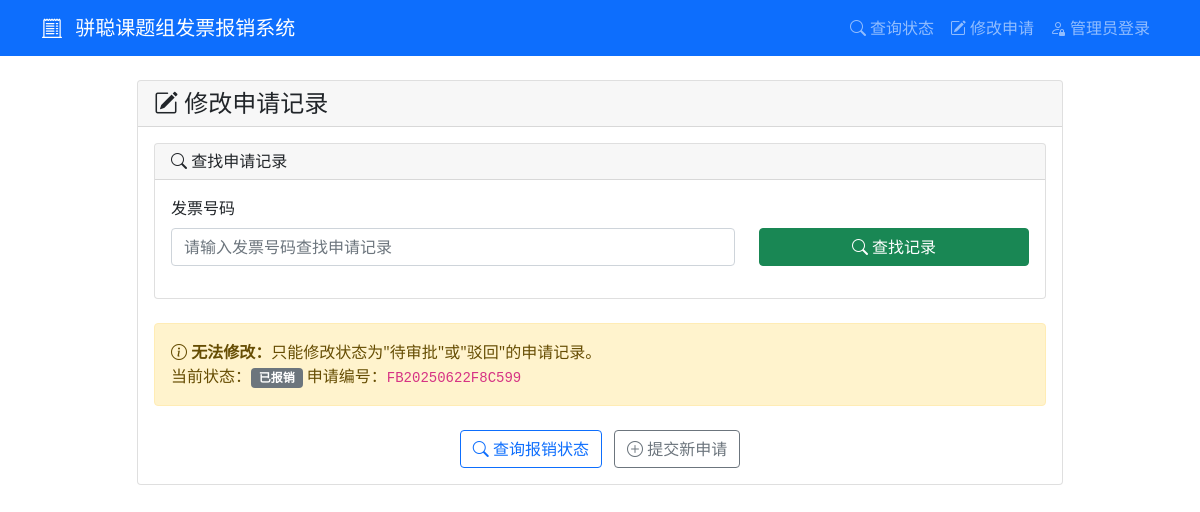
/edit_application/25117000000850611570, run on an earlier commit of the app's database.
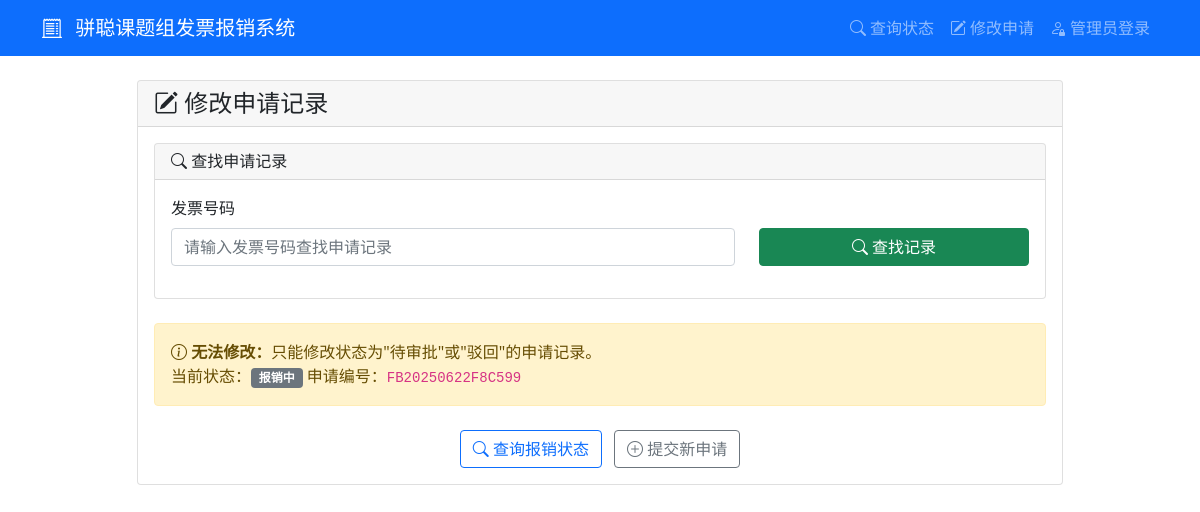
And on a later commit of the database.
### tables this page shows
CREATE TABLE applications (
            id INTEGER PRIMARY KEY AUTOINCREMENT,
            app_number TEXT UNIQUE NOT NULL,
            purchaser TEXT NOT NULL,
            purchase_details TEXT,
            item_name TEXT NOT NULL,
            product_link TEXT,
            usage_type TEXT NOT NULL,
            item_type TEXT NOT NULL,
            quantity INTEGER NOT NULL,
            purchase_time DATE NOT NULL,
            invoice_number TEXT NOT NULL,
            invoice_amount REAL NOT NULL,
            invoice_date DATE NOT NULL,
            status TEXT DEFAULT '待审批',
            approval_comment TEXT,
            created_at TIMESTAMP DEFAULT CURRENT_TIMESTAMP,
            updated_at TIMESTAMP DEFAULT CURRENT_TIMESTAMP
        );

### app.py (the view)
        def wrapper(*args, **kwargs):
            user = session.get('admin_username', 'anonymous')
            details = f"操作: {operation_type}, 用户: {user}, URL: {request.url}"
            if kwargs.get('app_number'):
                details += f", 申请编号: {kwargs['app_number']}"
            elif kwargs.get('filename'):
                details += f", 文件名: {kwargs['filename']}"
            if request.method == 'POST':
                form_data = {k: '***' if k == 'password' else v for k, v in request.form.items()}
                details += f", 表单数据: {form_data}"
            if request.args:
                details += f", 查询参数: {dict(request.args)}"
            try:
                result = f(*args, **kwargs)
                app.logger.info(f"{details}, 结果: 成功")
                return result
            except Exception as e:
                app.logger.error(f"{details}, 结果: 失败, 错误: {str(e)}", exc_info=True)
                raise

### templates/edit_application.html (shortened to what this page needs)
{% extends "base.html" %}
{% block content %}
<div class="row justify-content-center">
    <div class="col-md-10">
        <div class="card">
            <div class="card-header">
                <h4 class="mb-0"><i class="bi bi-pencil-square"></i> 修改申请记录</h4>
            </div>
            <div class="card-body">
                <div class="card mb-4">
                    <div class="card-header">
                        <h6 class="mb-0"><i class="bi bi-search"></i> 查找申请记录</h6>
                    </div>
                    <div class="card-body">
                        <form action="{{ url_for('edit_application_page') }}" method="post">
                            <div class="row">
                                <div class="col-md-8 mb-3">
                                    <label for="search_invoice_number" class="form-label">发票号码</label>
                                    <input type="text" class="form-control" id="search_invoice_number"
                                        name="search_invoice_number" placeholder="请输入发票号码查找申请记录"
                                        value="{{ request.form.get('search_invoice_number', '') }}" required>
                                </div>
                                <div class="col-md-4 mb-3 d-flex align-items-end">
                                    <button type="submit" class="btn btn-success w-100">
                                        <i class="bi bi-search"></i> 查找记录
                                    </button>
                                </div>
                            </div>
                        </form>
                    </div>
                </div>
                {% if search_result %}
                {% if search_result == 'not_found' %}
                <div class="alert alert-warning" role="alert">
                    <i class="bi bi-exclamation-triangle"></i>
                    <strong>未找到记录：</strong>没有找到对应的申请记录，请检查发票号码是否正确。
                </div>
                {% elif search_result.status not in ['待审批', '驳回'] %}
                <div class="alert alert-warning" role="alert">
                    <i class="bi bi-info-circle"></i>
                    <strong>无法修改：</strong>只能修改状态为"待审批"或"驳回"的申请记录。<br>
                    当前状态：<span class="badge bg-secondary">{{ search_result.status }}</span>
                    申请编号：<code>{{ search_result.app_number }}</code>
                </div>
                {% endif %}
                {% endif %}
                <div class="mt-4 text-center">
                    <a href="{{ url_for('query_status') }}" class="btn btn-outline-primary">
                        <i class="bi bi-search"></i> 查询报销状态
                    </a>
                    <a href="{{ url_for('index') }}" class="btn btn-outline-secondary ms-2">
                        <i class="bi bi-plus-circle"></i> 提交新申请
                    </a>
                </div>
            </div>
        </div>
    </div>
</div>
{% endblock %}

What changed in the data, as far as the page shows it:
changed applications "FB20250622F8C599": status "已报销" → "报销中"
